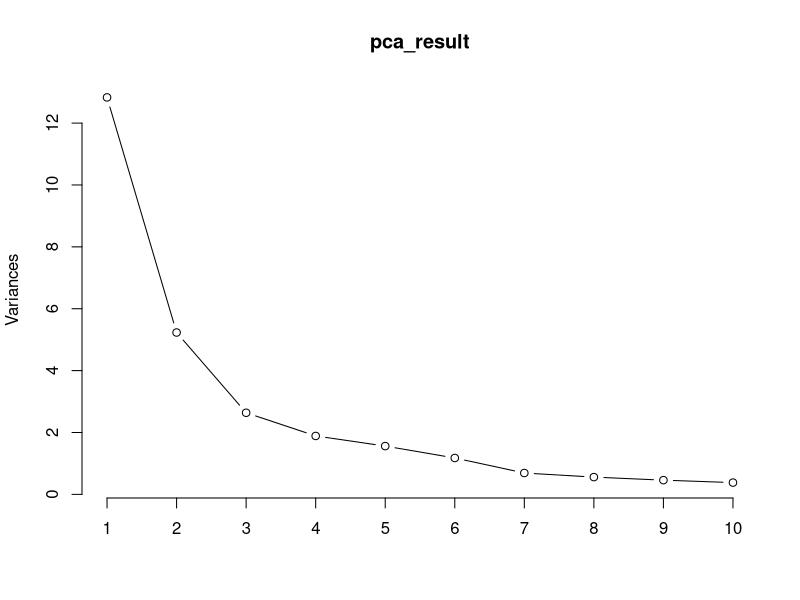
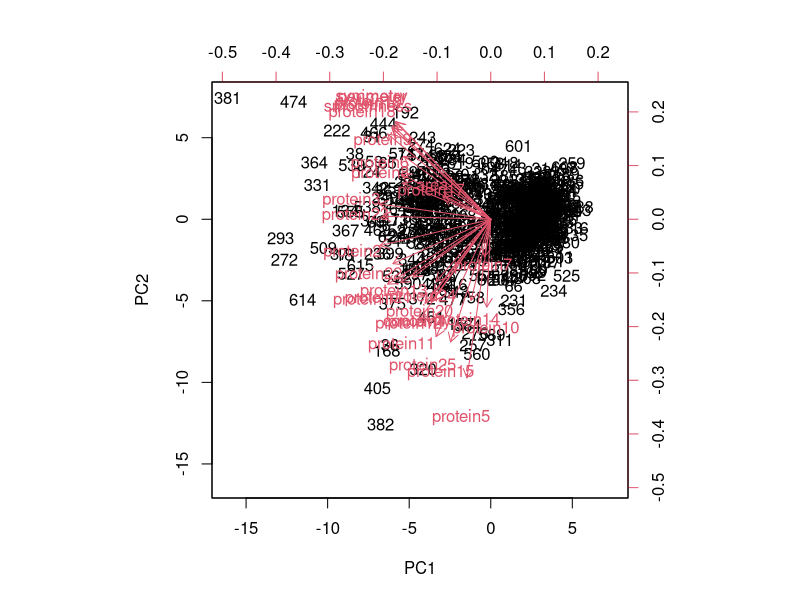

Write R code to recreate these figures, in order.
## ---- chunk 1
ovarian.dataset <- read.delim("ovarian.data", sep=",", header = FALSE)
features <- c("perimeter", "area", "smoothness", "symmetry", "concavity", paste("protein", seq(1, 25), sep=""))
names(ovarian.dataset) <- c("cell_id", "diagnosis", features) # paste0(features,"_mean"), paste0(features,"_se"), paste0(features,"_worst"))

View(ovarian.dataset)
## ---- chunk 2

ovarian_numeric <- ovarian.dataset[, -c(1, 2)]

mtcars_scaled <- scale(ovarian_numeric)

pca_result <- prcomp(mtcars_scaled, center = TRUE, scale. = TRUE)

summary(pca_result)

pca_result$rotation

head(pca_result$x)

plot(pca_result, type = "l")

biplot(pca_result, scale = 0)

## ---- chunk 3

## ---- chunk 4

